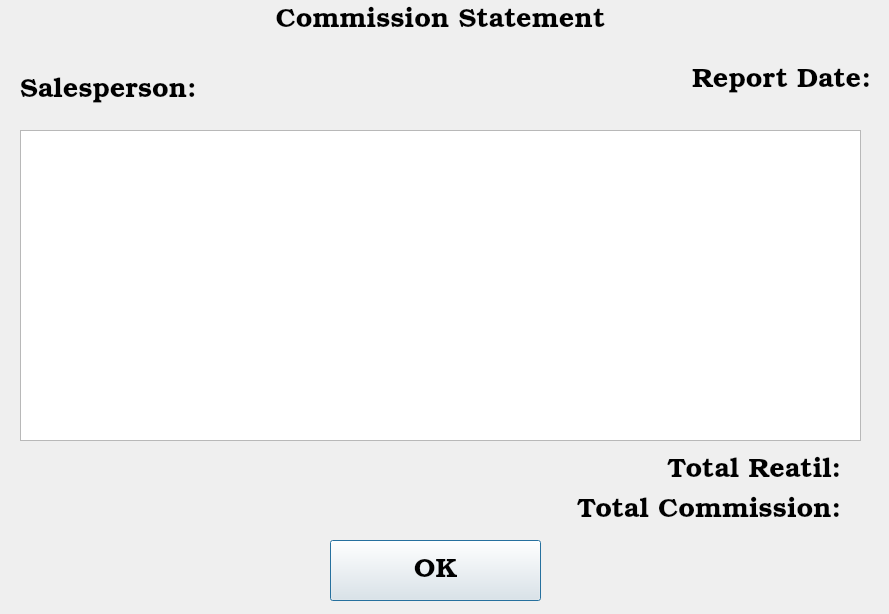
<?xml version="1.0" encoding="UTF-8"?>
<ui version="4.0">
 <class>commission_dialog</class>
 <widget class="QDialog" name="commission_dialog">
  <property name="geometry">
   <rect>
    <x>0</x>
    <y>0</y>
    <width>889</width>
    <height>614</height>
   </rect>
  </property>
  <property name="font">
   <font>
    <family>Bookman Old Style</family>
    <pointsize>20</pointsize>
   </font>
  </property>
  <property name="windowTitle">
   <string>Commission Statement</string>
  </property>
  <widget class="QLabel" name="lbl_salesperson">
   <property name="geometry">
    <rect>
     <x>20</x>
     <y>70</y>
     <width>431</width>
     <height>41</height>
    </rect>
   </property>
   <property name="text">
    <string>Salesperson:</string>
   </property>
  </widget>
  <widget class="QLabel" name="label_2">
   <property name="geometry">
    <rect>
     <x>0</x>
     <y>0</y>
     <width>881</width>
     <height>41</height>
    </rect>
   </property>
   <property name="text">
    <string>Commission Statement</string>
   </property>
   <property name="alignment">
    <set>Qt::AlignCenter</set>
   </property>
  </widget>
  <widget class="QLabel" name="lbl_report_date">
   <property name="geometry">
    <rect>
     <x>470</x>
     <y>60</y>
     <width>401</width>
     <height>41</height>
    </rect>
   </property>
   <property name="text">
    <string>Report Date:</string>
   </property>
   <property name="alignment">
    <set>Qt::AlignRight|Qt::AlignTrailing|Qt::AlignVCenter</set>
   </property>
  </widget>
  <widget class="QTableWidget" name="tableWidget">
   <property name="geometry">
    <rect>
     <x>20</x>
     <y>130</y>
     <width>841</width>
     <height>311</height>
    </rect>
   </property>
  </widget>
  <widget class="QLabel" name="lbl_total_retail">
   <property name="geometry">
    <rect>
     <x>340</x>
     <y>450</y>
     <width>501</width>
     <height>41</height>
    </rect>
   </property>
   <property name="text">
    <string>Total Reatil:</string>
   </property>
   <property name="alignment">
    <set>Qt::AlignRight|Qt::AlignTrailing|Qt::AlignVCenter</set>
   </property>
  </widget>
  <widget class="QLabel" name="lbl_total_commission">
   <property name="geometry">
    <rect>
     <x>330</x>
     <y>490</y>
     <width>511</width>
     <height>41</height>
    </rect>
   </property>
   <property name="text">
    <string>Total Commission:</string>
   </property>
   <property name="alignment">
    <set>Qt::AlignRight|Qt::AlignTrailing|Qt::AlignVCenter</set>
   </property>
  </widget>
  <widget class="QPushButton" name="btn_ok">
   <property name="geometry">
    <rect>
     <x>330</x>
     <y>540</y>
     <width>211</width>
     <height>61</height>
    </rect>
   </property>
   <property name="text">
    <string>OK</string>
   </property>
  </widget>
 </widget>
 <resources/>
 <connections/>
</ui>
